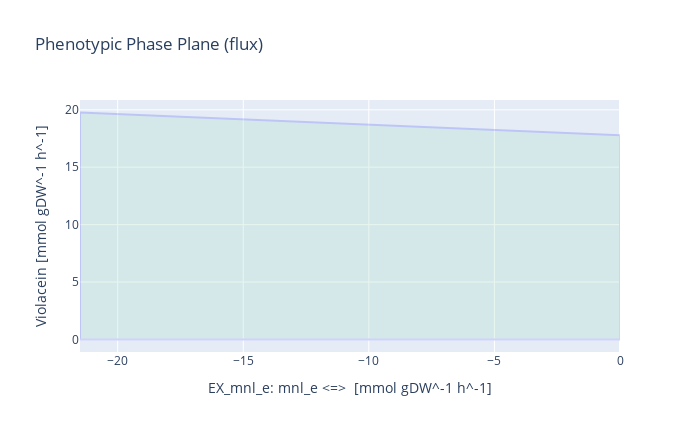

Notebook code cell kept with this figure:
### Markdown cell above
## D-mannitol as substrate

### Code cell
medium = model_LB_vio_fad.medium

with model_LB_vio_fad:
    
    model_LB_vio_fad.objective = model_LB_vio_fad.reactions.Violacein
    violacein_production = model_LB_vio_fad.optimize().objective_value

    # Setting the medium and boundary conditions
    medium['EX_glc__D_e'] = 0
    medium['EX_mnl_e'] = 10
    model_LB_vio_fad.medium = medium
    model_LB_vio_fad.reactions.EX_o2_e.lower_bound = -1000
    model_LB_vio_fad.reactions.EX_mnl_e.lower_bound = -21.5
    
    # Seing what is being consumed in the media
    print(model_LB_vio_fad.summary())
    
    # Setting the objective to violacein
    model_LB_vio_fad.objective = model_LB_vio_fad.reactions.Violacein
    violacein_production = model_LB_vio_fad.optimize().objective_value
    
    # Setting the objective to growth
    model_LB_vio_fad.objective = model_LB_vio_fad.reactions.Growth
    growth_rate = model_LB_vio_fad.optimize().objective_value
    
    # Computing maximum yield
    violacein_mnl_yield = violacein_production / (-1*model_LB_vio_fad.reactions.EX_mnl_e.flux)
    
    # Phenotypic phane plane of mannitol-violacein
    result = phenotypic_phase_plane(model_LB_vio_fad, 
                                variables=[model_LB_vio_fad.reactions.EX_mnl_e],
                                objective=model_LB_vio_fad.reactions.Violacein,
                                points=10)
    result.plot(plotter)
    
    # Computing the D-mannitol uptake rate for the maximum violacein production
    data = result.data_frame
    maxvio = round(data.objective_upper_bound[data.objective_upper_bound.idxmax()], 4)
    v = data.EX_mnl_e[round(data.objective_upper_bound,4) == maxvio]
    
    print('Setting D-mannitol boundary to -21.5:')
    print("- The optimal D-mannitol uptake for Violacein flux is [h^-1]:", max(v))
    print('- Growth rate for V. natriegens [h^-1]:', growth_rate)
    print('- Max. violacein production [mmol gDW^-1 h^-1]:', violacein_production)
    print('- Theoretical maximum yield [mmol_vio / mmol_mnl]:', violacein_mnl_yield)

### Figure 1 — Plotly figure (JSON) as saved in the notebook; plotly's stock layout.template omitted (floating-point values rounded to 4 significant figures)
{"data": [{"fill": "toself", "fillcolor": "#B3E2CD", "hoverinfo": "none", "marker": {"line": {"color": "#B3E2CD"}, "opacity": 0.3}, "mode": "lines", "name": "WT", "opacity": 0.3, "type": "scatter", "x": [-21.5, -19.11, -16.72, -14.33, -11.94, -9.556, -7.167, -4.778, -2.389, 0, 0, -2.389, -4.778, -7.167, -9.556, -11.94, -14.33, -16.72, -19.11, -21.5, -21.5, -21.5], "y": [-6.125e-15, 3.952e-16, 1.676e-13, 0, 0, 2.45e-15, -2.488e-16, 4.9e-15, -2.205e-14, -1.96e-14, 17.79, 18.01, 18.23, 18.45, 18.67, 18.89, 19.1, 19.32, 19.54, 19.76, -6.125e-15, 19.76]}], "layout": {"height": 432, "title": {"text": "Phenotypic Phase Plane (flux)"}, "width": 700, "xaxis": {"autorange": true, "range": [-21.5, 0], "title": {"text": "EX_mnl_e: mnl_e <=>  [mmol gDW^-1 h^-1]"}, "type": "linear"}, "yaxis": {"autorange": true, "range": [-1.098, 20.86], "title": {"text": "Violacein [mmol gDW^-1 h^-1]"}, "type": "linear"}}}
